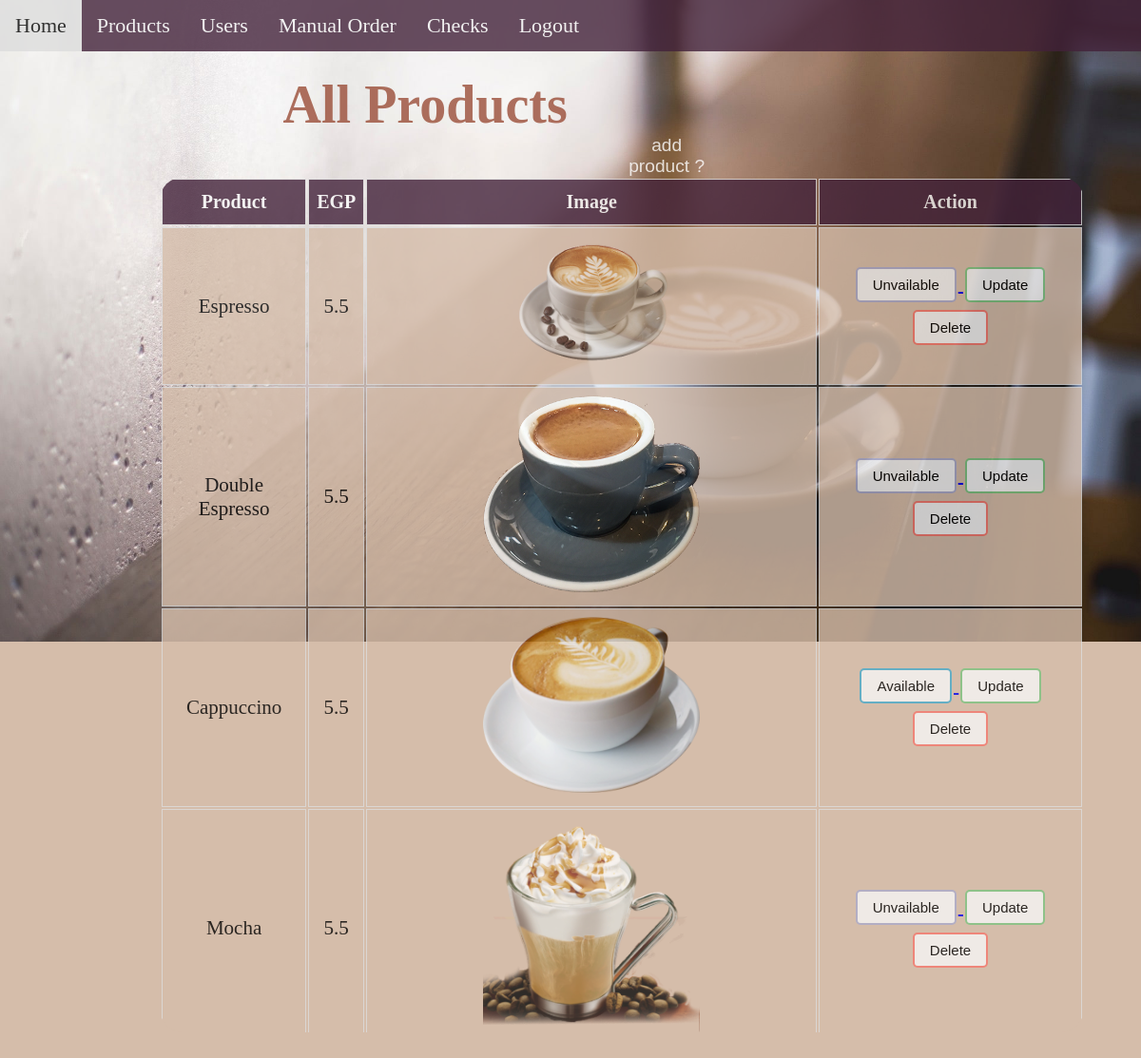
/admin/allProducts.php (signed in), run on the app's committed database.
### tables this page shows
CREATE TABLE product (product_id INT AUTO_INCREMENT PRIMARY KEY, product_name VARCHAR(50) UNIQUE NOT NULL, product_img VARCHAR(200), price FLOAT NOT NULL, available VARCHAR(20) NOT NULL, category_id INT NOT NULL, FOREIGN KEY (category_id) REFERENCES category(category_id) ON DELETE CASCADE);

### databaseFunction/DatabaseFunctions.php (called while the page is built, shortened)
<?php
class Database {
    public $connection;
    public function __construct($dbhost='localhost', $dbuser='shaki1', $dbpass='shaki1', $dbname='cafedb')
    {
        try {
            $dsn = "mysql:dbname=".$dbname.";host=".$dbhost.";";
            $this->connection = new PDO($dsn, $dbuser, $dbpass);
            $this->connection->setAttribute(PDO::ATTR_ERRMODE, PDO::ERRMODE_EXCEPTION);
        }
        catch(PDOException $e) {
            echo $dsn."<br>" . $e->getMessage();
        }
    }
    public function getAllProducts()
    {
        $sql = "SELECT product_name, price, product_img, product_id,available FROM product;";
        $stmt = $this->connection->prepare($sql);
        $stmt->execute();
        $allProducts = $stmt->fetchAll();
        return $allProducts;
    }
}
?>

### admin/allProducts.php (the view, shortened to what this page needs)
<?php
require_once('../databaseFunction/DatabaseFunctions.php');
$db = new Database("127.0.0.1",$DBUserName,$DBPassword, "cafedb");
$myTest=$db->getAllProducts();
?>
<!DOCTYPE Html>
<html>
<?php  include("../adminHeader.php");?>
<div class="main">
    <section>
        <h1 class="pageTitle"> All Products </h1>
        <a href="addproduct.php"><button class="addLink">add product ?</button> </a>
        <br>
    </section>
    <section class="content">
            <table id="data">
                <tr>
                <th> Product </th>
                <th> EGP </th>
                <th> Image </th>
                <th> Action</th>
                </tr>
            <?php foreach($myTest as $row)
            {
                echo "<tr><td>" . $row['product_name'] . "</td><td>" . $row['price'] ."</td><td> <img src = \"../imag/" .
                $row['product_img'] ."\" style='width:50%;height:25%'></td><td> ";
                if($row['available']==="available")
                {
                    echo "<a href='handleProductSatus.php?id=". $row['product_id']."&set=unavailable'> <button class='button unavailablebtn'> Unvailable";
                }
                else
                {
                    echo "<a href='handleProductSatus.php?id=". $row['product_id']."&set=available'> <button class='button availablebtn' >  Available ";
                }
                echo "</button> </a> <a href='editproduct.php?id=".$row['product_id']."' > <button class='button updatebtn'> Update </button> <a/> <a href=./allProdcutsRemove.php?pId=".$row['product_id']."><button class='button deletebtn'> Delete  </button></a> </td></tr>";
            }
            ?>
            </table>
    </section>
</div>
</body>
</html>

### CSS/header.css (style rules this page uses)
* { margin:0; padding:0; }
body { height: 100%; font-family: "inherit;"; background-image: url("../imag/coffee.jpeg"); background-repeat: no-repeat; background-size: 100%; background-color:#D5BDAA ; opacity: 0.8; }

### CSS/displayAll.css (style rules this page uses)
.content { display: flex; flex-direction: row; height: 80%; width: 80%; }
#data,#allUsers,#specificUser, #specificorder { border-collapse: separate; height: 100%; display: block; overflow-y: auto; }
#data td, #data th,#allUsers td, #allUsers th,#specificUser td,#specificUser th,#specificorder th,#specificorder td { border: 1px solid #ddd; padding: 0px; text-align: center; padding: 8px; font-size: 140%; }
#data tr:nth-child(even) { background-color: #D5BDAA; }
#data tr:nth-child(odd) { background-color: #D5BDAA; }
#data th,#allUsers th,#specificUser th,#specificorder th { padding-top: 12px; padding-bottom: 12px; background-color: #43223A; color: whitesmoke; font-size: 20px; }
.button { padding: 8px 16px; text-align: center; text-decoration: none; display: inline-block; font-size: 15px; margin: 4px 2px; transition-duration: 0.4s; cursor: pointer; border-radius: 5px; }
.deletebtn { background-color: whitesmoke; color: black; border: 2px solid rgba(244, 67, 54,0.7); }
.updatebtn { background-color: whitesmoke; color: black; border: 2px solid rgba(76, 175, 80,0.7); }
.availablebtn { background-color: whitesmoke; color: black; border: 2px solid rgba(0, 140, 186,0.7); }
.unavailablebtn { background-color: whitesmoke; color: black; border: 2px solid rgba(140, 140, 186,0.7); }
.pageTitle { margin-left:22%; margin-bottom:0; margin-top:1%; font-size: 3.5em; color:#9A4D37; }

### CSS/form.css (style rules this page uses)
* { margin:0; padding:0; }
body { height: 100vh; font-family: "inherit;"; background-image:url("../imag/coffee.jpeg") ; background-repeat: no-repeat; background-size: 100%; background-color:#D5BDAA ; opacity: 0.8; }
.main { margin-left: 5%; margin-top: 2%; width: 90%; height: 80%; }
.pageTitle { margin-left:22%; margin-bottom:0; margin-top:1%; font-size: 3.5em; color:#9A4D37; }
.content { display: flex; flex-direction: row; height: 80%; width: 90%; margin-left: 10%; }
.addLink { float:right; margin-right:36%; background:none; color:white; width: 100px; font-size: 1.2em; border: none; }

### CSS/styleAddOrderToUser.css (style rules this page uses)
img { border-radius: 5px; width: 94%; height: 65%; }

### data on the page
product: product_name "Espresso", price "5.5", product_img (picture)
product: product_name "Double Espresso", price "5.5", product_img (picture)
product: product_name "Cappuccino", price "5.5", product_img (picture)
product: product_name "Mocha", price "5.5", product_img (picture)
